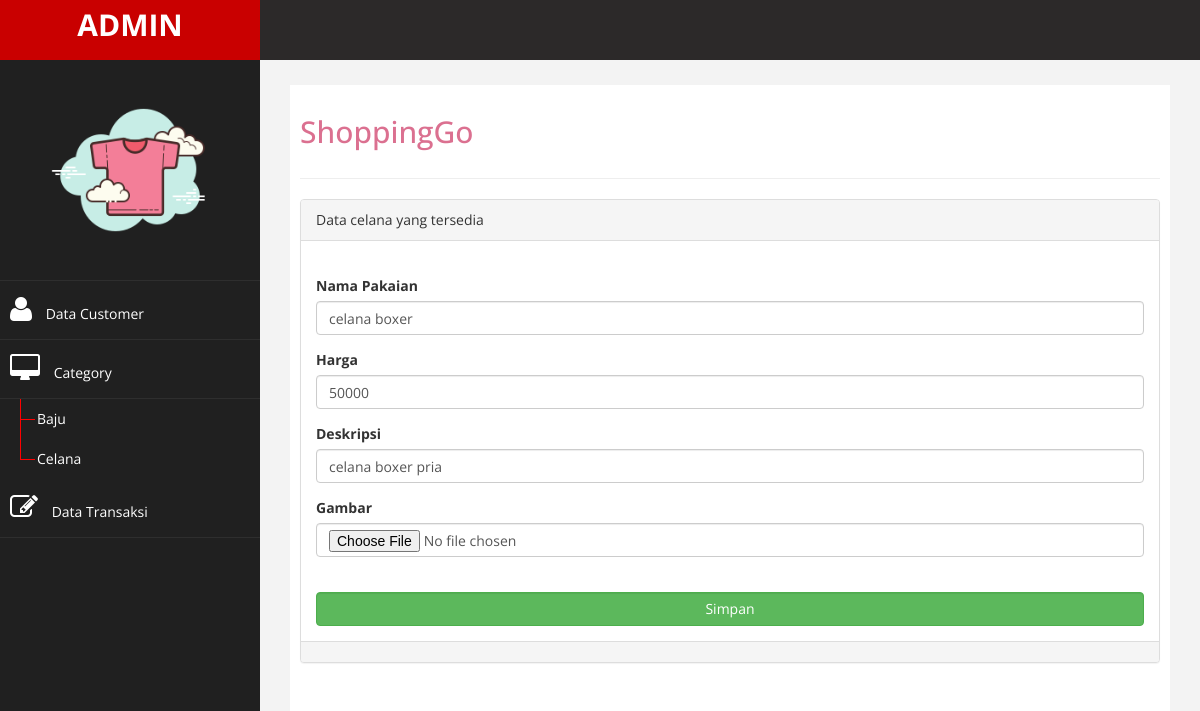
The page /index.php/admin/celana/add/1 on the database its author committed.
### tables this page shows
CREATE TABLE IF NOT EXISTS `celana` (
  `id_celana` int(15) NOT NULL,
  `gambar` text,
  `nama_celana` varchar(50) NOT NULL,
  `harga` int(15) NOT NULL,
  `deskripsi` varchar(200) NOT NULL
);

### application/controllers/admin/celana.php (called while the page is built, shortened)
<?php
class celana extends CI_Controller {
    public function __construct()
    {
        $this->load->model('Mcelana');
    }
     public function add($id_celana=NULL)
     {
        $this->load->library('form_validation');
        if ($id_celana) {
            $data['detail'] = $this->Mcelana->detail($id_celana);
        }
        $data['judul']="Tambah Data";
        $this->load->view('admin/v_addcelana', $data);
    }
}
?>

### index.php (called while the page is built, shortened)
<?php
require_once BASEPATH.'core/CodeIgniter.php';

### application/models/Mcelana.php (called while the page is built, shortened)
<?php
class Mcelana extends CI_Model{
	public $table = "celana";
	function detail($id_celana){
		$condition = array("id_celana"=>$id_celana);
		$query = $this->db->get_where($this->table,$condition);
		if($query->num_rows() > 0){
			return $query->row();
		} else {
			return false;
		}
	}
}
?>

### application/views/admin/v_addcelana.php (the view, shortened to what this page needs)
<div id="page-wrapper" >
    <div id="page-inner">
        <div class="row">
            <div class="col-md-12">
            <h2><font color="#DB709">ShoppingGo</font></h2>
            </div>
        </div>
         <hr />
        <div class="row">
        <div class="col-md-12">
            <div class="panel panel-default">
                <div class="panel-heading">
                    Data celana yang tersedia
                </div>
                <div class="panel-body">
                    <div class="row">
                        <div class="col-md-12">
                            <br>
                            <form role="form" method="post" action="<?= site_url()?>/admin/celana/add">
                                <div class="form-group">
                                    <label>Nama Pakaian</label>
                                    <input class="form-control" name="nama_celana" placeholder="Nama Celana" required value="<?php if (@$detail){ echo @$detail->nama_celana;} else { echo set_value('nama_celana');}?>" />
                                </div>
                                <div class="form-group">
                                    <label>Harga</label>
                                    <input type="number" name="harga" class="form-control" placeholder="Harga" required value="<?php if (@$detail){ echo @$detail->harga;} else { echo set_value('harga');}?>" />
                                </div>
                                <div class="form-group">
                                    <label>Deskripsi</label>
                                    <input type="deskripsi" name="deskripsi" class="form-control" placeholder="Deskripsi" required value="<?php if (@$detail){ echo @$detail->deskripsi;} else { echo set_value('deskripsi');}?>" />
                                </div>
                                <div class="form-group">
                                    <label>Gambar</label>
                                    <input type="file" name="gambar" class="form-control" placeholder="Gambar" required value="<?php if (@$detail){ echo @$detail->gambar;} else { echo set_value('gambar');}?>" />
                                </div>
                                <br>
                                <input type="submit" class="btn btn-success form-control" name="submit" value="Simpan">
                            </form>
            </div>
        </div>
    </div>

### assets/css/custom.css (style rules this page uses)
body { font-family: 'Open Sans', sans-serif; }
#page-wrapper { padding: 15px 15px; min-height: 600px; background:#F3F3F3; }
#page-inner { width:100%; margin:10px 20px 10px 0px; background-color:#fff!important; padding:10px; min-height:1200px; }
h2 { color: #f00; }
@media (min-width:768px) { #page-wrapper { margin: 0 0 0 260px; padding: 15px 30px; min-height: 1200px; } }

### rows shown on the page
celana: nama_celana "celana boxer", harga "50000", deskripsi "celana boxer pria"
